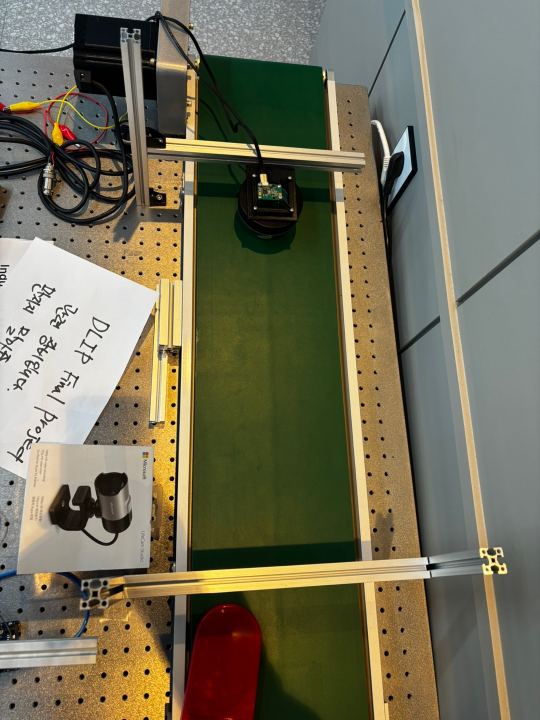
#> input picture ImageProcessing_test_images/ConveyerBelt.jpg, 1080 x 1440 px, given in place of LAB3_Video.mp4, which was not available (shown at 1/2 size)
$ python test_2.py
#> lines starting #> are read from the running program, lines starting #| are printed output that depends on the picture; after the words box and inside, x2 and y2 are one past the last pixel; in counts of white or black regions, pixels touching at a corner belong together; pictures that were not available may be replaced by others from this repository, and a replacement may not be noted
import numpy as np
import cv2 as cv

cap = cv.VideoCapture('Image/LAB3_Video.mp4')
if not cap.isOpened():
    print("Error: 비디오 파일을 열 수 없습니다.")
    exit()

kernel = np.ones((3, 5), np.uint8)

while True:
    ret, source = cap.read()
#> source is the input picture: shape (1440, 1080, 3); mean B, G, R 89, 111.7, 115.8
    if not ret:
        break
    source = cv.resize(source, (1920, 1080))
#> source: shape (1080, 1920, 3)

    # =====================================edge===========================
    source_blue, source_green, source_red = cv.split(source)
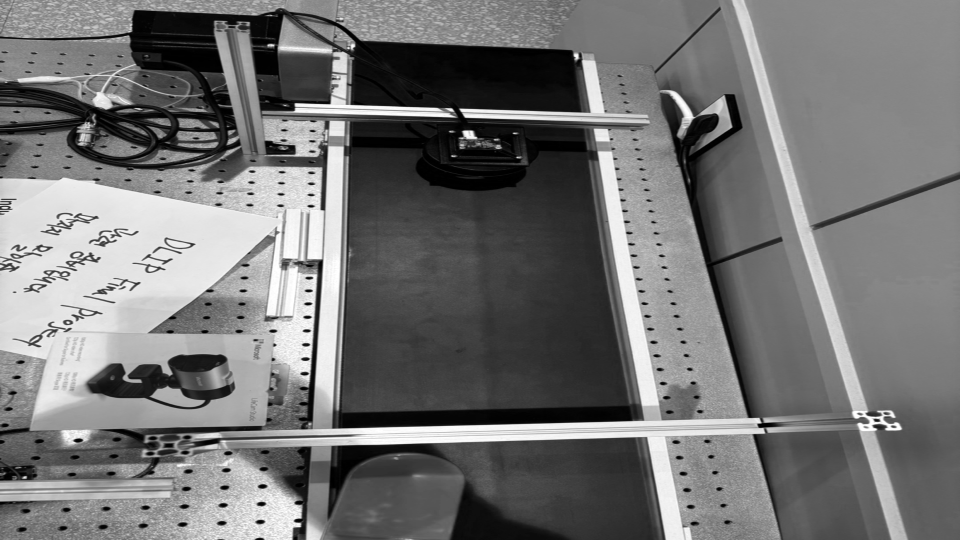
#> source_red: shape (1080, 1920) (shown at 1/2 size); min 0, max 255, mean 115.8
    v = np.median(source_red)
#> v = 121
    lower = int(max(0, 0.90 * v))
#> lower = 108
    upper = int(min(255, 1.80 * v))
#> upper = 217
    source_edges = cv.Canny(source_red, lower, upper)
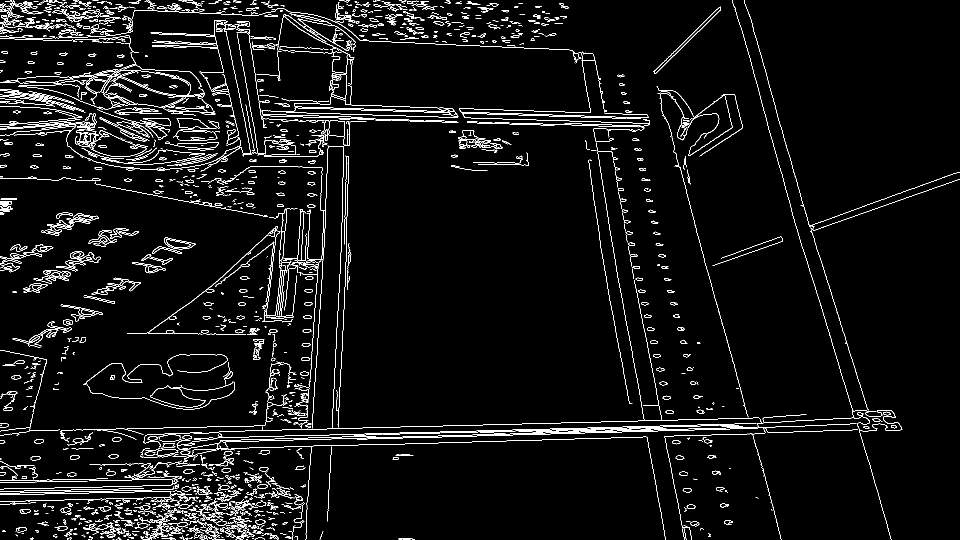
#> source_edges: shape (1080, 1920) (shown at 1/2 size); 4.3% white in thin lines or dots

    #==================================roi========================================
    binary = source_edges.copy()
    mask = np.zeros_like(binary)

    pts = np.array([[
        (3, 468),
        (790, 380),
        (495, 1080),
        (3, 1080)
    ]], dtype=np.int32)

    cv.fillPoly(mask, pts, 255)
#> mask: shape (1080, 1920); 19.9% white; 1 white region, box (x1, y1, x2, y2) and area: (3, 380, 791, 1080) 413678
    roi = cv.bitwise_and(mask, source_edges)
#> roi: shape (1080, 1920); 1.5% white in thin lines or dots, all inside (x1, y1, x2, y2) = (3, 391, 703, 1080)
    roi = cv.GaussianBlur(roi, (5, 5), 5)
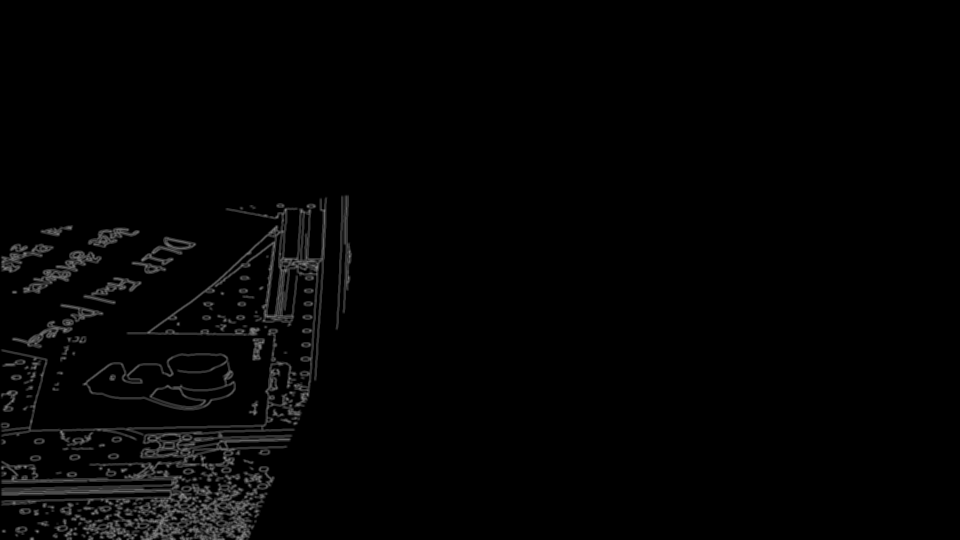
#> roi: shape (1080, 1920) (shown at 1/2 size); min 0, max 164, mean 3.7
    roi = cv.morphologyEx(roi, cv.MORPH_CLOSE, kernel)

    #==========================contour===========================
    no_filtered_contours_image = np.zeros_like(binary)
    filtered_contours_image = np.zeros_like(binary)

    contours_roi, _ = cv.findContours(roi, mode=cv.RETR_LIST, method=cv.CHAIN_APPROX_SIMPLE)
#> contours_roi = 157 contours; largest, box (x1, y1, x2, y2) and area: (0, 393, 655, 1080) 118722, (164, 706, 472, 821) 23665, (176, 710, 457, 795) 13342, (45, 500, 204, 588) 4400, (23, 607, 208, 697) 3800
    cv.drawContours(no_filtered_contours_image, contours_roi, -1, 255, 2)
#> no_filtered_contours_image: shape (1080, 1920); 4% white; 117 white regions

    contours_filtered = []
    for cnt in contours_roi:
        area = cv.contourArea(cnt)
        x, y, w, h = cv.boundingRect(cnt)
        ratio = h / w if w != 0 else 0
        if (area >= 1300) or (600 <= area < 1300 and ratio > 0.7):
            contours_filtered.append(cnt)
#> this loop made 157 passes
#> (area, x, y, w, h, ratio) on passes 1 to 3: (58.5, 58, 1073, 12, 7, 0.583), (88, 347, 1068, 16, 9, 0.562), (37.5, 444, 1066, 8, 7, 0.875)
#> after the loop, contours_filtered = 21 contours; largest, box (x1, y1, x2, y2) and area: (0, 393, 655, 1080) 118722, (164, 706, 472, 821) 23665, (176, 710, 457, 795) 13342, (45, 500, 204, 588) 4400, (23, 607, 208, 697) 3800

    cv.drawContours(filtered_contours_image, contours_filtered, -1, 255, 2)
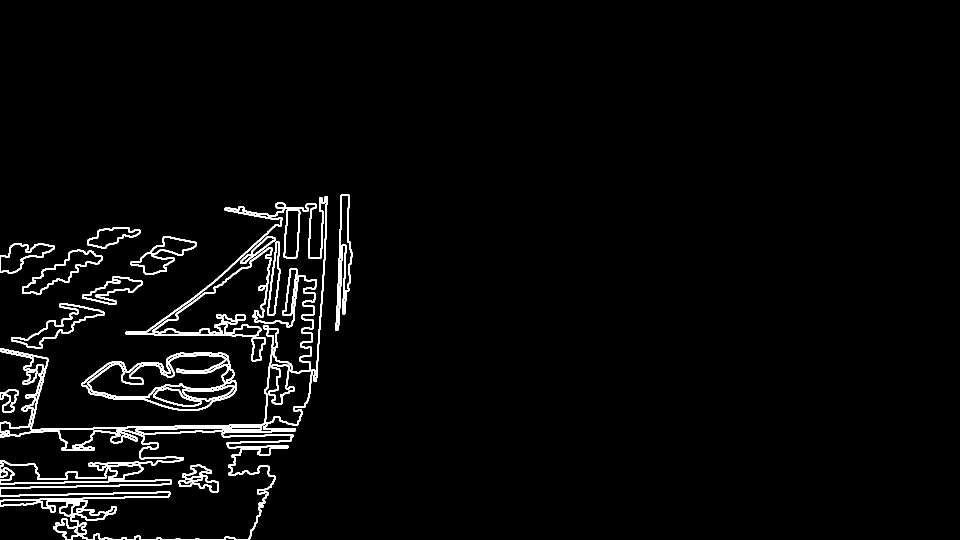
#> filtered_contours_image: shape (1080, 1920) (shown at 1/2 size); 2.9% white; 20 white regions, largest, box (x1, y1, x2, y2) and area: (0, 392, 656, 1080) 35459, (175, 709, 458, 796) 3373, (163, 705, 473, 822) 2719

    #===============================fitting=========================
    if not contours_filtered:
        continue

    all_points = np.vstack(contours_filtered).squeeze()
#> all_points = 5036 pairs, first value 0 to 704, second value 389 to 1079
    all_points = all_points[np.argsort(all_points[:, 0])]
    x = all_points[:, 0]
#> x = 5036 values from 0 to 704
    y = all_points[:, 1]
#> y = 5036 values, max 1079 at index 968, min 389 at index 4984, mean 731.8

    coeffs = np.polyfit(x, y, deg=2)
#> coeffs = [-0.000924, 0.375, 742.8]
    poly = np.poly1d(coeffs)

    x_fit = np.linspace(x.min(), x.max(), 100)
#> x_fit = 100 values from 0 to 704
    y_fit = poly(x_fit)
#> y_fit = 100 values, max 780.8 at index 29, min 548.9 at index 99, mean 721.4

    final_line = np.zeros_like(binary)
    final_line = cv.cvtColor(final_line, cv.COLOR_GRAY2BGR)
#> final_line: shape (1080, 1920, 3); every value is 0

    # 빈 이미지에 **점선**으로 피팅된 곡선을 그려넣는다.
    for i in range(len(x_fit) - 1):
        pt1 = (int(x_fit[i]), int(y_fit[i]))
        pt2 = (int(x_fit[i + 1]), int(y_fit[i + 1]))
        if 0 <= pt1[1] < source.shape[0] and 0 <= pt2[1] < source.shape[0]:
            if i % 4 == 0:  # 점선을 위해 4번째 선마다 그린다
                cv.line(final_line, pt1, pt2, (0, 255, 0), 2)
#> this loop made 99 passes
#> (pt1, pt2) on passes 1 to 12: ((0, 742), (7, 745)), ((7, 745), (14, 747)), ((14, 747), (21, 750)), ((21, 750), (28, 752)), ((28, 752), (35, 754)), ((35, 754), (42, 757)), ((42, 757), (49, 759)), ((49, 759), (56, 761)), ((56, 761), (64, 763)), ((64, 763), (71, 764)), ((71, 764), (78, 766)), ((78, 766), (85, 768))
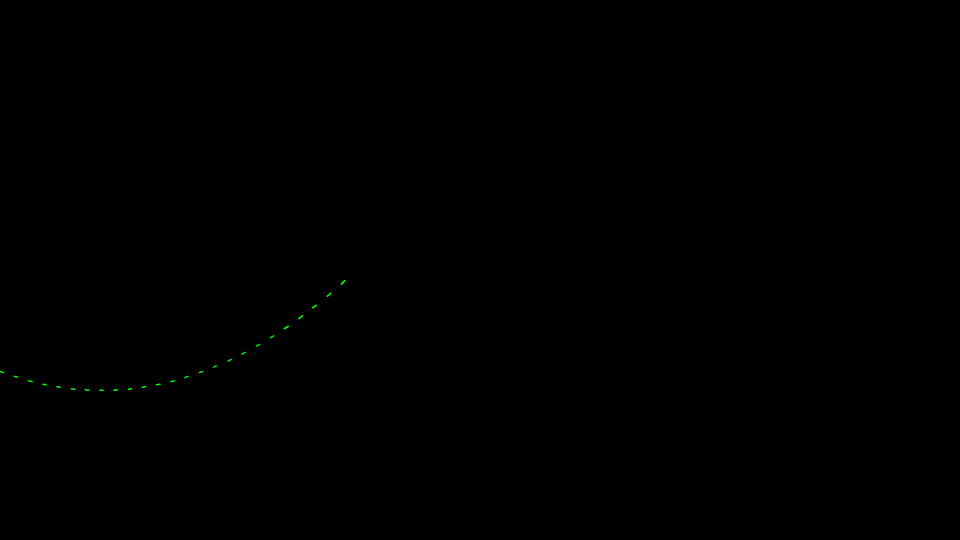
#> final_line: shape (1080, 1920, 3) (shown at 1/2 size); mean B, G, R 0, 0.1, 0

    final_output = cv.addWeighted(source, 1.0, final_line, 1.0, 0)

    #===============================score=======================================
    final_line_for_score = final_line.copy()
    final_line_for_score = cv.cvtColor(final_line_for_score, cv.COLOR_BGR2GRAY)
#> final_line_for_score: shape (1080, 1920); values 0 (black) and 150 (white), 0.03% white in thin lines or dots, all inside (x1, y1, x2, y2) = (0, 560, 691, 782)
    points_final_line = cv.findNonZero(final_line_for_score)
#> points_final_line = contour of 704 points, box (x1, y1, x2, y2) (0, 560, 691, 782), area 8778

    bottom_image, width = final_output.shape[:2]
#> bottom_image = 1080; width = 1920
    ys = points_final_line[:, 0, 1]
#> ys = 704 values from 560 to 781
    score = bottom_image - np.max(ys)
#> score = 299

    threshold_1 = int(bottom_image - 250)
#> threshold_1 = 830
    threshold_2 = int(bottom_image - 120)
#> threshold_2 = 960

    if score > 250:
        level = 1
    elif 120 <= score <= 250:
        level = 2
    else:
        level = 3

    # 점선으로 기준선 추가
    for y_val, color in zip([threshold_1, threshold_2], [(0, 255, 0), (255, 0, 0)]):
        for x_pos in range(0, width, 20):
            cv.line(final_output, (x_pos, y_val), (x_pos + 10, y_val), color, 2)
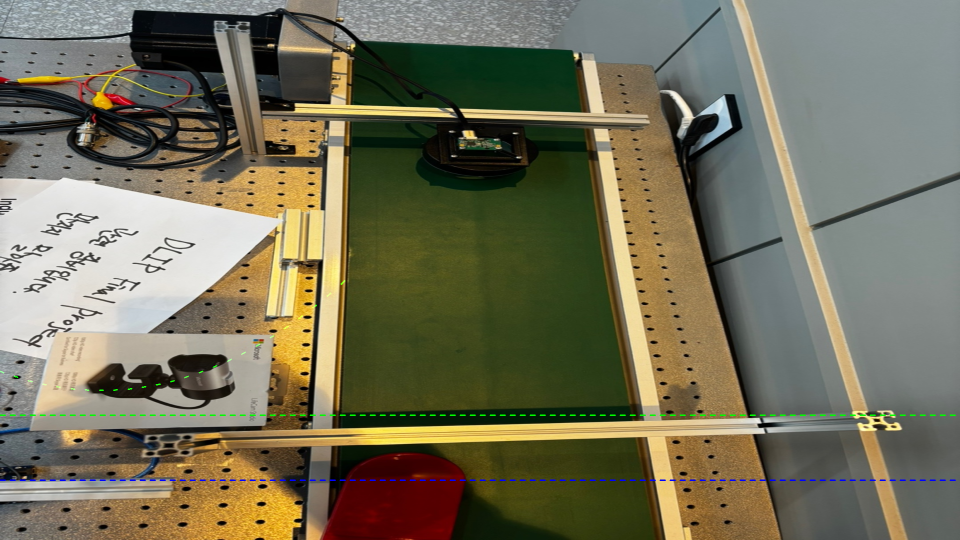
#> final_output: shape (1080, 1920, 3) (shown at 1/2 size); mean B, G, R 89.1, 111.7, 115.4

    #===============================Text Box=======================================
    # 텍스트 박스 위치
    box_x, box_y, box_w, box_h = 1400, 350, 250, 100
    cv.rectangle(final_output, (box_x, box_y), (box_x + box_w, box_y + box_h), (0, 255, 0), 2)

    # Score
    cv.putText(final_output,
               f'Score : {score:.2f}',
               (box_x + 10, box_y + 40),
               cv.FONT_HERSHEY_SIMPLEX,
               1,
               (255, 255, 255),
               2,
               cv.LINE_AA)

    # Level
    cv.putText(final_output,
               f'Level : {level}',
               (box_x + 10, box_y + 85),
               cv.FONT_HERSHEY_SIMPLEX,
               1,
               (255, 255, 255),
               2,
               cv.LINE_AA)

    # ===========================Display==========================
    display_scale = 0.5

    display_frame = cv.resize(final_output, (int(width * display_scale), int(bottom_image * display_scale)))
    cv.imshow('final output', display_frame)

    display_frame = cv.resize(final_line, (int(width * display_scale), int(bottom_image * display_scale)))
    cv.imshow('final line', display_frame)

    display_frame = cv.resize(no_filtered_contours_image, (int(width * display_scale), int(bottom_image * display_scale)))
#> display_frame: shape (540, 960)
    cv.imshow('no_filtered_contours_image', display_frame)

    display_frame = cv.resize(filtered_contours_image, (int(width * display_scale), int(bottom_image * display_scale)))
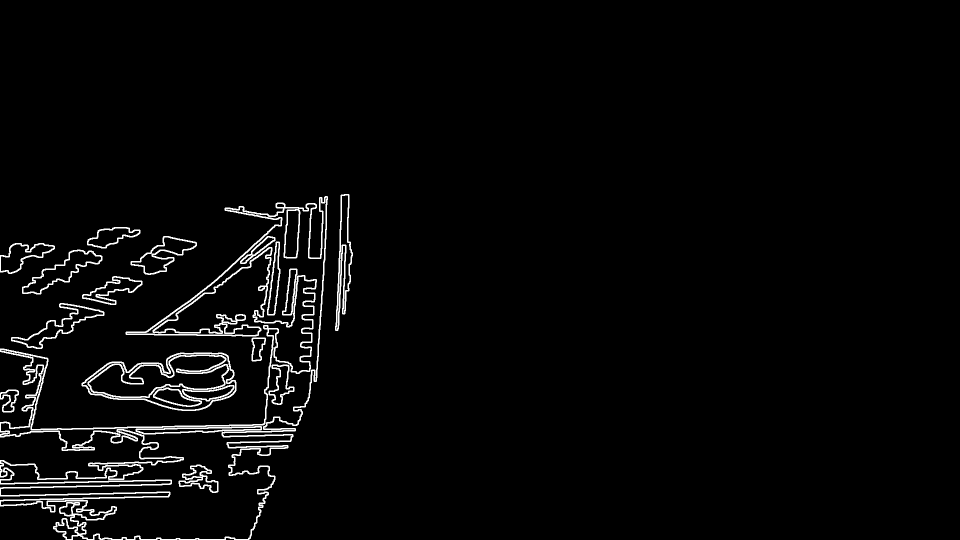
#> display_frame: shape (540, 960); min 0, max 255, mean 7.5
    cv.imshow('filtered_contours_image', display_frame)

    if cv.waitKey(30) & 0xFF == ord('q'):
#> (key q is pressed here)
        break

cap.release()
cv.destroyAllWindows()
